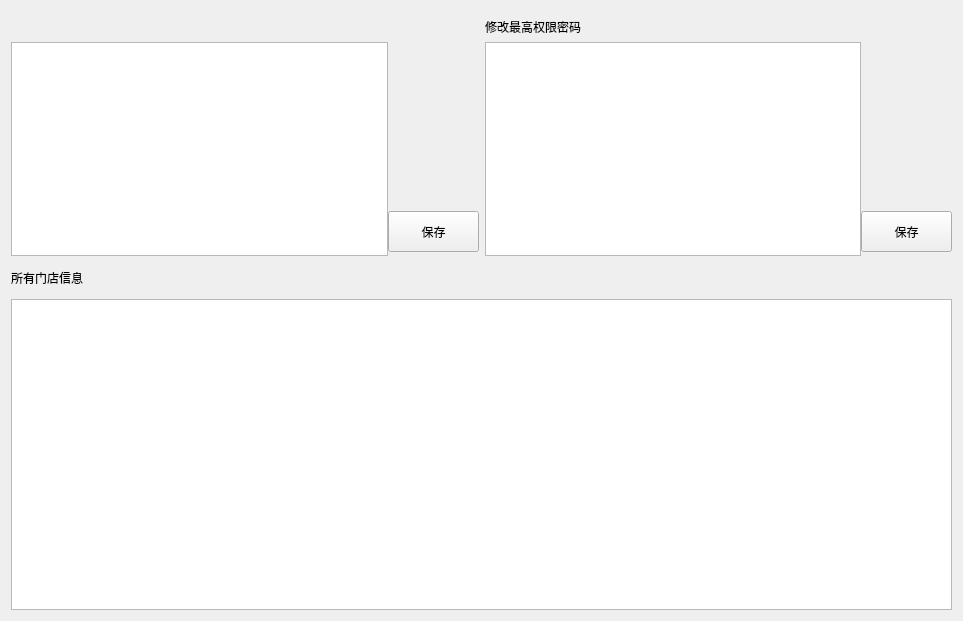
      <widget class="QWidget" name="tab_7">
       <attribute name="title">
        <string>设置</string>
       </attribute>
       <layout class="QVBoxLayout" name="verticalLayout_22">
        <item>
         <layout class="QHBoxLayout" name="horizontalLayout_15">
          <item>
           <layout class="QVBoxLayout" name="verticalLayout_19">
            <property name="spacing">
             <number>0</number>
            </property>
            <item>
             <layout class="QHBoxLayout" name="horizontalLayout_16">
              <property name="spacing">
               <number>0</number>
              </property>
              <item>
               <widget class="QLabel" name="label_5">
                <property name="minimumSize">
                 <size>
                  <width>121</width>
                  <height>31</height>
                 </size>
                </property>
                <property name="maximumSize">
                 <size>
                  <width>121</width>
                  <height>31</height>
                 </size>
                </property>
                <property name="text">
                 <string/>
                </property>
               </widget>
              </item>
              <item>
               <spacer name="horizontalSpacer_12">
                <property name="orientation">
                 <enum>Qt::Horizontal</enum>
                </property>
                <property name="sizeHint" stdset="0">
                 <size>
                  <width>40</width>
                  <height>20</height>
                 </size>
                </property>
               </spacer>
              </item>
             </layout>
            </item>
            <item>
             <layout class="QHBoxLayout" name="horizontalLayout_10">
              <property name="spacing">
               <number>0</number>
              </property>
              <item>
               <widget class="QTableView" name="pcTable">
                <property name="minimumSize">
                 <size>
                  <width>295</width>
                  <height>214</height>
                 </size>
                </property>
                <property name="maximumSize">
                 <size>
                  <width>16777215</width>
                  <height>214</height>
                 </size>
                </property>
               </widget>
              </item>
              <item>
               <layout class="QVBoxLayout" name="verticalLayout_16">
                <item>
                 <widget class="QLabel" name="label_7">
                  <property name="minimumSize">
                   <size>
                    <width>91</width>
                    <height>165</height>
                   </size>
                  </property>
                  <property name="maximumSize">
                   <size>
                    <width>91</width>
                    <height>165</height>
                   </size>
                  </property>
                  <property name="text">
                   <string/>
                  </property>
                 </widget>
                </item>
                <item>
                 <widget class="QPushButton" name="pcSave">
                  <property name="minimumSize">
                   <size>
                    <width>91</width>
                    <height>41</height>
                   </size>
                  </property>
                  <property name="maximumSize">
                   <size>
                    <width>91</width>
                    <height>41</height>
                   </size>
                  </property>
                  <property name="text">
                   <string>保存</string>
                  </property>
                 </widget>
                </item>
               </layout>
              </item>
             </layout>
            </item>
           </layout>
          </item>
          <item>
           <layout class="QVBoxLayout" name="verticalLayout_21">
            <property name="spacing">
             <number>0</number>
            </property>
            <item>
             <layout class="QHBoxLayout" name="horizontalLayout_14">
              <property name="spacing">
               <number>0</number>
              </property>
              <item>
               <widget class="QLabel" name="label_3">
                <property name="minimumSize">
                 <size>
                  <width>121</width>
                  <height>31</height>
                 </size>
                </property>
                <property name="maximumSize">
                 <size>
                  <width>121</width>
                  <height>31</height>
                 </size>
                </property>
                <property name="text">
                 <string>修改最高权限密码</string>
                </property>
               </widget>
              </item>
              <item>
               <spacer name="horizontalSpacer_11">
                <property name="orientation">
                 <enum>Qt::Horizontal</enum>
                </property>
                <property name="sizeHint" stdset="0">
                 <size>
                  <width>40</width>
                  <height>20</height>
                 </size>
                </property>
               </spacer>
              </item>
             </layout>
            </item>
            <item>
             <layout class="QHBoxLayout" name="horizontalLayout_12">
              <property name="spacing">
               <number>0</number>
              </property>
              <item>
               <widget class="QTableView" name="pwdTable">
                <property name="minimumSize">
                 <size>
                  <width>294</width>
                  <height>214</height>
                 </size>
                </property>
                <property name="maximumSize">
                 <size>
                  <width>16777215</width>
                  <height>214</height>
                 </size>
                </property>
               </widget>
              </item>
              <item>
               <layout class="QVBoxLayout" name="verticalLayout_17">
                <item>
                 <widget class="QLabel" name="label_8">
                  <property name="minimumSize">
                   <size>
                    <width>91</width>
                    <height>165</height>
                   </size>
                  </property>
                  <property name="maximumSize">
                   <size>
                    <width>91</width>
                    <height>165</height>
                   </size>
                  </property>
                  <property name="text">
                   <string/>
                  </property>
                 </widget>
                </item>
                <item>
                 <widget class="QPushButton" name="pwdUpdate">
                  <property name="minimumSize">
                   <size>
                    <width>91</width>
                    <height>41</height>
                   </size>
                  </property>
                  <property name="maximumSize">
                   <size>
                    <width>91</width>
                    <height>41</height>
                   </size>
                  </property>
                  <property name="text">
                   <string>保存</string>
                  </property>
                 </widget>
                </item>
               </layout>
              </item>
             </layout>
            </item>
           </layout>
          </item>
         </layout>
        </item>
        <item>
         <layout class="QVBoxLayout" name="verticalLayout_18">
          <item>
           <widget class="QLabel" name="label_4">
            <property name="minimumSize">
             <size>
              <width>101</width>
              <height>31</height>
             </size>
            </property>
            <property name="maximumSize">
             <size>
              <width>101</width>
              <height>31</height>
             </size>
            </property>
            <property name="text">
             <string>所有门店信息</string>
            </property>
           </widget>
          </item>
          <item>
           <widget class="QTableView" name="mendianTable">
            <property name="minimumSize">
             <size>
              <width>941</width>
              <height>311</height>
             </size>
            </property>
           </widget>
          </item>
         </layout>
        </item>
       </layout>
      </widget>
